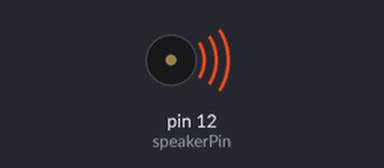
Recording of a sketch running on a simulated Arduino Uno, built with avr-gcc and run on an emulated ATmega328P. Parts: buzzer (waves = sounding).

Above: at 0.1 s.
At 5.1 s:
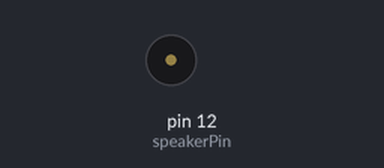
Timing chart, 0 to 6.6 s (numbered marks = the images above):
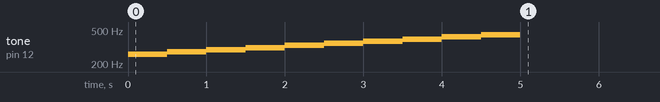

The sketch:

sketch.ino
```cpp
int speakerPin = 12;
int tones[] = {261, 277, 294, 311, 330, 349, 370, 392, 415, 440};
//            mid C  C#   D    D#   E    F    F#   G    G#   A

void setup()
{
  for (int i = 0; i < sizeof(tones)/sizeof(int); i++)
  {
    tone(speakerPin, tones[i]);
    delay(500);
  }
  noTone(speakerPin);
}

void loop()
{
}
```
